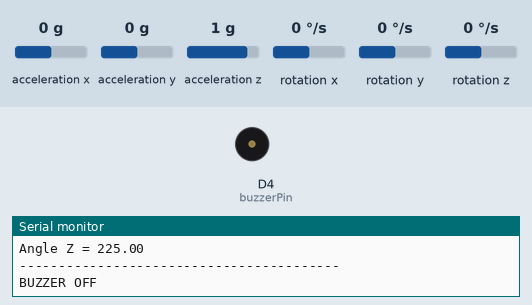
Recording of a sketch running on a simulated ESP8266 (NodeMCU). On the bench: buzzer (waves = sounding, pin HIGH), the last lines printed to the serial monitor. Wiring (inferred from the names in the program): MPU-6050 motion sensor at I2C address 0x68. The inputs (shaded band) are chosen by the test bench; at power-on: acceleration y 0 g, acceleration x 0 g, acceleration z 1 g, rotation x 0 °/s, rotation y 0 °/s, rotation z 0 °/s. WiFi joins after 1.5 s; servers stay silent unless stated.

Above: at 3.0 s.
3.1 s: acceleration y set to 0.2 g
At 3.7 s:
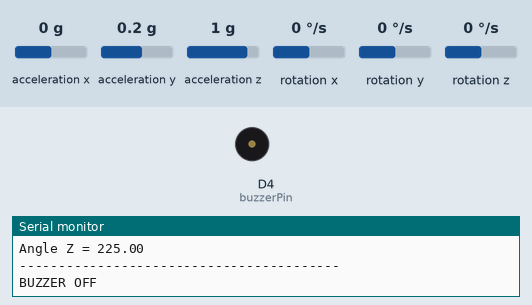
4.6 s: acceleration x set to 0.2 g
At 5.8 s:
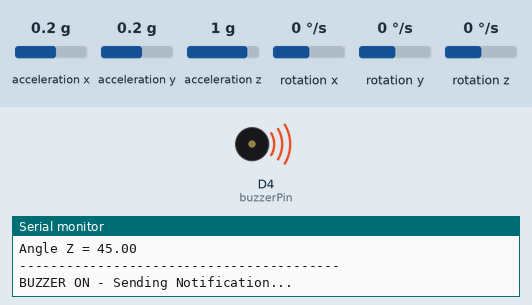
8.8 s: acceleration x set to -1.4 g
At 9.5 s:
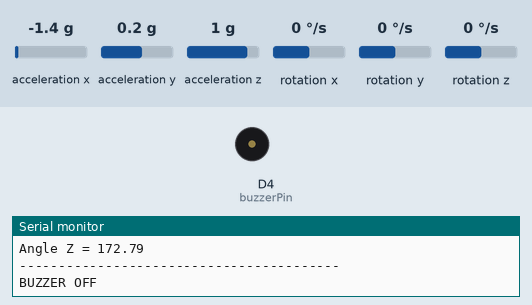
Timing chart, 0 to 11.8 s (numbered marks = the images above; inputs shaded):
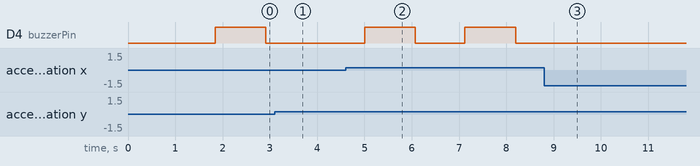

The sketch:

blynk_mpu6050_with_notification.ino
```cpp
// pin d1 d2
#include <Wire.h>
#include <ESP8266WiFi.h>
#include <BlynkSimpleEsp8266.h>

#define BLYNK_PRINT Serial

// Blynk Auth Token and WiFi credentials
char auth[] = "_GN0NcU7VlrAIDTY7UE7kgSC_TJcsZrE";
char ssid[] = "123456789";
char pass[] = "123456789";

// MPU6050 address
const int MPU_addr = 0x68;

// Variables for MPU6050 data
int16_t AcX, AcY, AcZ, Tmp, GyX, GyY, GyZ;
int minVal = 265;
int maxVal = 402;
double x, y, z;

// Buzzer pin
const int buzzerPin = D4; // NodeMCU D4

// Flag to control notification
bool tiltDetected = false;

void setup() {
  Wire.begin();
  Wire.beginTransmission(MPU_addr);
  Wire.write(0x6B); // Power management register
  Wire.write(0);    // Wake up MPU6050
  Wire.endTransmission(true);

  Serial.begin(9600);

  pinMode(buzzerPin, OUTPUT);
  digitalWrite(buzzerPin, LOW);

  Blynk.begin(auth, ssid, pass, "blynk.cloud", 80);
}

void loop() {
  readMPU6050();
  calculateAngles();
  sendToBlynk();
  checkTiltAndNotify();

  Blynk.run();
  delay(1000); // 1 second delay
}

// 📦 Read raw data from MPU6050
void readMPU6050() {
  Wire.beginTransmission(MPU_addr);
  Wire.write(0x3B); // Start at ACCEL_XOUT_H
  Wire.endTransmission(false);
  Wire.requestFrom(MPU_addr, 14, true);

  AcX = Wire.read() << 8 | Wire.read();
  AcY = Wire.read() << 8 | Wire.read();
  AcZ = Wire.read() << 8 | Wire.read();
  Tmp = Wire.read() << 8 | Wire.read();
  GyX = Wire.read() << 8 | Wire.read();
  GyY = Wire.read() << 8 | Wire.read();
  GyZ = Wire.read() << 8 | Wire.read();
}

// 📐 Calculate angles from accelerometer data
void calculateAngles() {
  int xAng = map(AcX, minVal, maxVal, -90, 90);
  int yAng = map(AcY, minVal, maxVal, -90, 90);
  int zAng = map(AcZ, minVal, maxVal, -90, 90);

  x = RAD_TO_DEG * (atan2(-yAng, -zAng) + PI);
  y = RAD_TO_DEG * (atan2(-xAng, -zAng) + PI);
  z = RAD_TO_DEG * (atan2(-yAng, -xAng) + PI);

  Serial.print("Angle X = "); Serial.println(x);
  Serial.print("Angle Y = "); Serial.println(y);
  Serial.print("Angle Z = "); Serial.println(z);
  Serial.println("-----------------------------------------");
}

// 📡 Send angles to Blynk app
void sendToBlynk() {
  Blynk.virtualWrite(V0, x);
  Blynk.virtualWrite(V1, y);
  Blynk.virtualWrite(V2, z);
}

// 🚨 Check if tilt happened and send notification
void checkTiltAndNotify() {
  if ((x > 260 && z <300 || z > 40 && z < 90 || y >135 && y < 160 ||y < 60 ) && !tiltDetected) {
    digitalWrite(buzzerPin, HIGH); // Turn ON buzzer
    Serial.println("BUZZER ON - Sending Notification...");
    Blynk.logEvent("allotment", "alltoment vehicle."); // Correct Blynk notification
    tiltDetected = true; // Set flag
  }
  else  {
    digitalWrite(buzzerPin, LOW); // Turn OFF buzzer
    Serial.println("BUZZER OFF");
    tiltDetected = false; // Reset flag
  }
}
```

Measured:
- the behaviour switches between 0 and 0.1 g on acceleration x (found by bisection; images 1 and 2)
- after the input at 3.1 s, D4 (buzzerPin): stays LOW (without the input it goes to HIGH after 0.86 s)
- after the input at 4.6 s, D4 (buzzerPin): alternates HIGH for 1.1 s and LOW for 1.0 s, starting after 0.41 s
- after the input at 8.8 s, D4 (buzzerPin): stops changing and stays LOW
